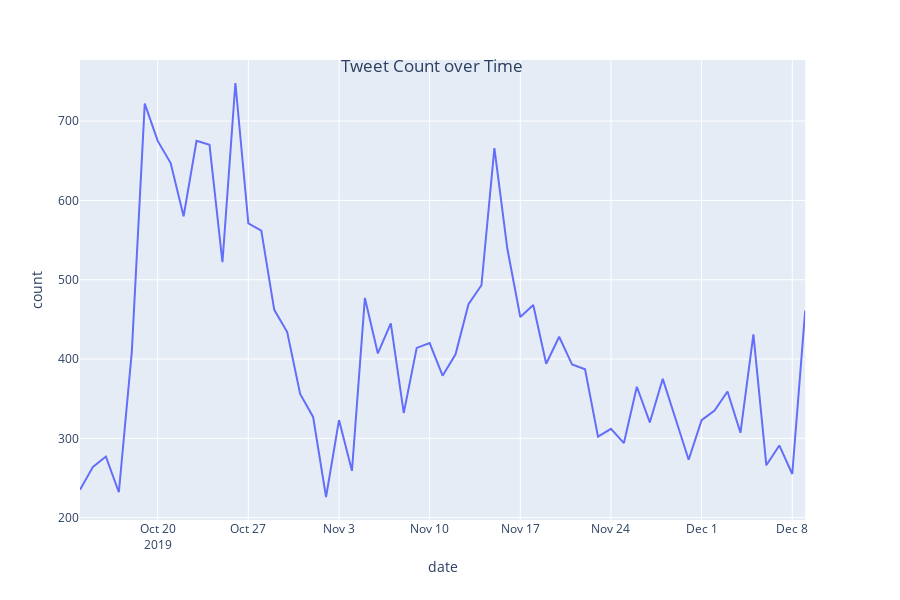

The code cell stored with this chart in its notebook:
### Code cell
fig = px.line(dfdate, x='date', y='count')
fig.update_layout(
    title={
        'text': "Tweet Count over Time",
        'y':0.9,
        'x':0.48,
        'xanchor': 'center',
        'yanchor': 'top'})
fig.show()

### Figure 1 — Plotly figure (JSON) as saved in the notebook; plotly's stock layout.template omitted (floating-point values rounded to 4 significant figures)
{"data": [{"hoverlabel": {"namelength": 0}, "hovertemplate": "date=%{x}<br>count=%{y}", "legendgroup": "", "line": {"color": "#636efa", "dash": "solid"}, "mode": "lines", "name": "", "showlegend": false, "type": "scatter", "x": ["2019-10-14", "2019-10-15", "2019-10-16", "2019-10-17", "2019-10-18", "2019-10-19", "2019-10-20", "2019-10-21", "2019-10-22", "2019-10-23", "2019-10-24", "2019-10-25", "2019-10-26", "2019-10-27", "2019-10-28", "2019-10-29", "2019-10-30", "2019-10-31", "2019-11-01", "2019-11-02", "2019-11-03", "2019-11-04", "2019-11-05", "2019-11-06", "2019-11-07", "2019-11-08", "2019-11-09", "2019-11-10", "2019-11-11", "2019-11-12", "2019-11-13", "2019-11-14", "2019-11-15", "2019-11-16", "2019-11-17", "2019-11-18", "2019-11-19", "2019-11-20", "2019-11-21", "2019-11-22", "2019-11-23", "2019-11-24", "2019-11-25", "2019-11-26", "2019-11-27", "2019-11-28", "2019-11-29", "2019-11-30", "2019-12-01", "2019-12-02", "2019-12-03", "2019-12-04", "2019-12-05", "2019-12-06", "2019-12-07", "2019-12-08", "2019-12-09"], "xaxis": "x", "y": [235, 264, 277, 232, 409, 722, 675, 647, 580, 675, 670, 522, 748, 571, 562, 462, 434, 356, 327, 226, 323, 259, 477, 407, 445, 332, 414, 420, 379, 406, 469, 493, 666, 539, 453, 468, 394, 428, 393, 387, 302, 312, 294, 365, 320, 375, 324, 273, 323, 335, 359, 307, 431, 266, 291, 255, 461], "yaxis": "y"}], "layout": {"height": 600, "legend": {"tracegroupgap": 0}, "margin": {"t": 60}, "title": {"text": "Tweet Count over Time", "x": 0.48, "xanchor": "center", "y": 0.9, "yanchor": "top"}, "xaxis": {"anchor": "y", "domain": [0, 0.98], "title": {"text": "date"}}, "yaxis": {"anchor": "x", "domain": [0, 1], "title": {"text": "count"}}}}
